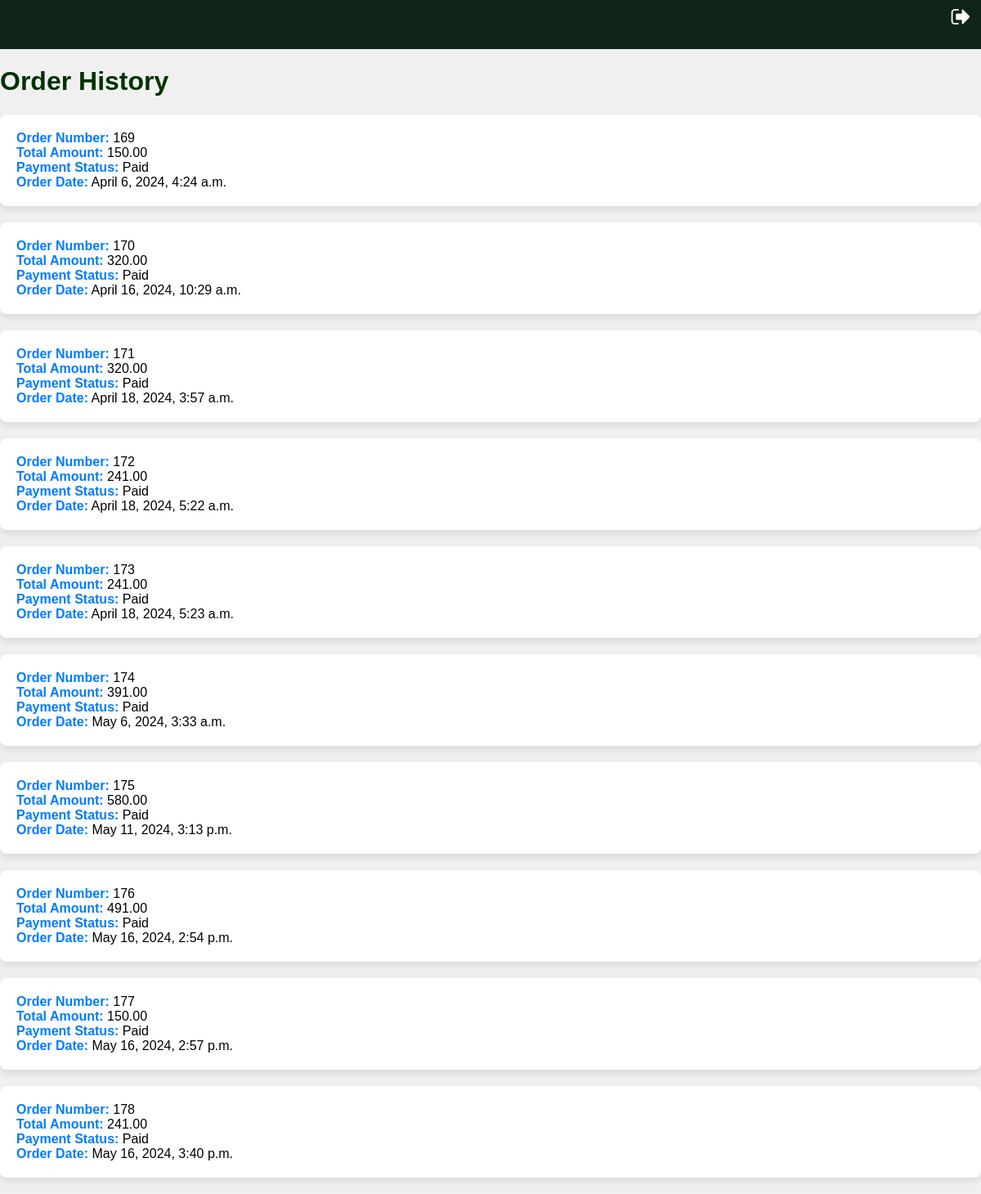
Page /order_history/ (signed in) on the committed database.
### appplant/models.py (models this page shows, shortened)
class Order(models.Model):
    user = models.ForeignKey(User, on_delete=models.CASCADE)
    products = models.ManyToManyField(Product2, through='OrderItem')
    total_amount = models.DecimalField(max_digits=10, decimal_places=2)
    payment_id = models.CharField(max_length=100, null=True, blank=True)
    payment_status = models.BooleanField(default=False)
    created_at = models.DateTimeField(auto_now_add=True)
    cancelled = models.BooleanField(default=False)  # New field for order cancellation

### appplant/views.py (the view)
# urls.py: path('order_history/', views.order_history, name='order_history'),
@never_cache
@login_required(login_url='login')
def order_history(request):
    user = request.user
    orders = Order.objects.filter(user=user)
    return render(request, 'order_history.html', {'orders': orders})

### templates/order_history.html (shortened to what this page needs)
<!DOCTYPE html>
<html lang="en">
<head>
</head>
<body>
    <header>
        <a href="/profile" class="logout-icon">
            <img src="/static/images/log4.png" alt="Logout">
        </a>
    </header>
    <h1>Order History</h1>
    {% if orders %}
        <ul>
            {% for order in orders %}
                <li>
                    <p><strong>Order Number:</strong> {{ order.id }}</p>
                    <p><strong>Total Amount:</strong> {{ order.total_amount }}</p>
                    <p><strong>Payment Status:</strong> {% if order.payment_status %}Paid{% else %}Pending{% endif %}</p>
                    <p><strong>Order Date:</strong> {{ order.created_at }}</p>
                </li>
            {% endfor %}
        </ul>
    {% else %}
        <p>No orders found.</p>
    {% endif %}
</body>
</html>

### templates/order_history.html (style rules this page uses)
body { font-family: Arial, sans-serif; background-color: #f0f0f0; margin: 0; padding: 0; }
header { background-color: #112418; color: white; text-align: center; padding: 30px ; }
h1 { color: #003300; }
ul { list-style: none; padding: 0; }
li { background-color: #ffffff; margin-bottom: 20px; padding: 20px; border-radius: 8px; box-shadow: 0 4px 8px rgba(0, 0, 0, 0.1); transition: transform 0.3s ease-in-out; }
p { margin: 0; }
strong { font-weight: bold; color: #007bff; }
a { color: #007bff; text-decoration: none; }
.logout-icon { position: absolute; right: 10px; top: 5px; text-decoration: none; color: #fff; }

### rows in the picture
Order: id "169", total_amount "150.00", payment_status "Paid", created_at "April 6, 2024, 4:24 a.m."
Order: id "170", total_amount "320.00", payment_status "Paid", created_at "April 16, 2024, 10:29 a.m."
Order: id "171", total_amount "320.00", payment_status "Paid", created_at "April 18, 2024, 3:57 a.m."
Order: id "172", total_amount "241.00", payment_status "Paid", created_at "April 18, 2024, 5:22 a.m."
Order: id "173", total_amount "241.00", payment_status "Paid", created_at "April 18, 2024, 5:23 a.m."
Order: id "174", total_amount "391.00", payment_status "Paid", created_at "May 6, 2024, 3:33 a.m."
Order: id "175", total_amount "580.00", payment_status "Paid", created_at "May 11, 2024, 3:13 p.m."
Order: id "176", total_amount "491.00", payment_status "Paid", created_at "May 16, 2024, 2:54 p.m."
Order: id "177", total_amount "150.00", payment_status "Paid", created_at "May 16, 2024, 2:57 p.m."
Order: id "178", total_amount "241.00", payment_status "Paid", created_at "May 16, 2024, 3:40 p.m."
